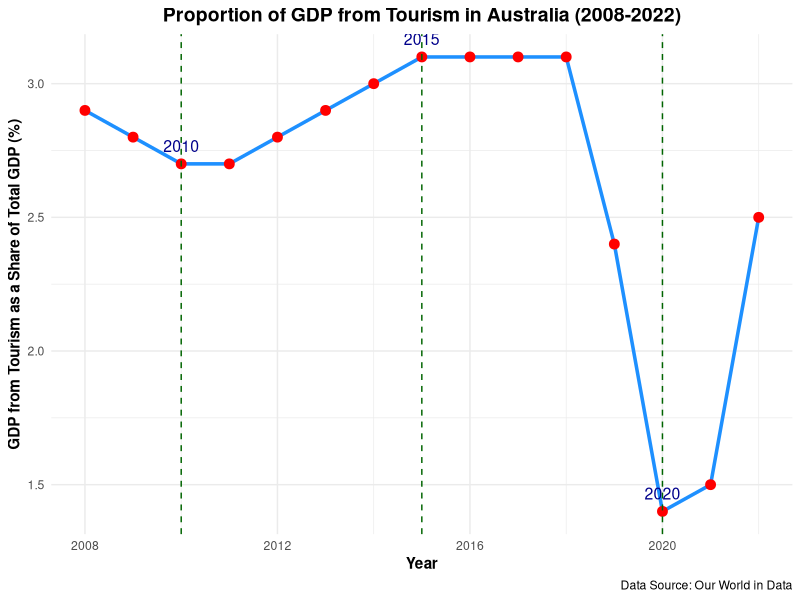

Write the R code that produced this figure.
## ---- chunk 1

#Loading all the libraries
library(tidyverse)
library(dplyr)
library(kableExtra)
library(ggplot2)

#Load the dataset
tourism <- read_csv("data/tourism-gdp-proportion-of-total-gdp.csv")
## ---- chunk 2
#Filtering the dataset

filtered_data <- tourism %>% 
  filter(Entity == 'Australia')

colnames(filtered_data)

## ---- chunk 3

ggplot(filtered_data, aes(x = Year, y = `GDP from tourism as a share of total GDP`)) +
  # Line and points
  geom_line(color = "dodgerblue", size = 1.2) + 
  geom_point(color = "red", size = 3) +
  
  # Vertical lines for specific years of interest
  geom_vline(xintercept = c(2010, 2015, 2020), linetype = "dashed", color = "darkgreen") +
  
  # Adding labels to the points of interest
  geom_text(aes(label = ifelse(Year %in% c(2010, 2015, 2020), as.character(Year), "")),
            vjust = -1, size = 4, color = "darkblue") +
  
  # Main title and axis titles
  labs(
    title = "Proportion of GDP from Tourism in Australia (2008-2022)",
    caption = "Data Source: Our World in Data",
    x = "Year",
    y = "GDP from Tourism as a Share of Total GDP (%)"
  ) +
  
  # Customize the theme
  theme_minimal() +
  theme(
    plot.title = element_text(hjust = 0.5, face = "bold", size = 14),
    plot.subtitle = element_text(hjust = 0.5, size = 12, face = "italic"),
    axis.title.x = element_text(face = "bold"),
    axis.title.y = element_text(face = "bold"),
   
  )
## ---- chunk 4
# Creating the data frame for Table 1
year <- c(2008, 2015, 2019, 2020, 2022)
tourism_gdp <- c(2.9, 3.1, 2.4, 1.4, 2.5)
key_events <- c("Global Financial Crisis impact", 
                "Tourism growth due to increased international arrivals", 
                "Decline before the pandemic", 
                "Impact of COVID-19 pandemic", 
                "Initial recovery phase")

# Creating the table
table1 <- data.frame(Year = year, 
                     `Tourism GDP as % of Total GDP` = tourism_gdp, 
                     `Key Events` = key_events)

# Displaying the table using kable
kable(table1, 
      col.names = c("Year", "Tourism GDP as % of Total GDP", "Key Events"),
      caption = "Table 1: Key Events Impacting Tourism's Contribution to GDP in Australia (2008-2022)",
      format = "markdown") 
